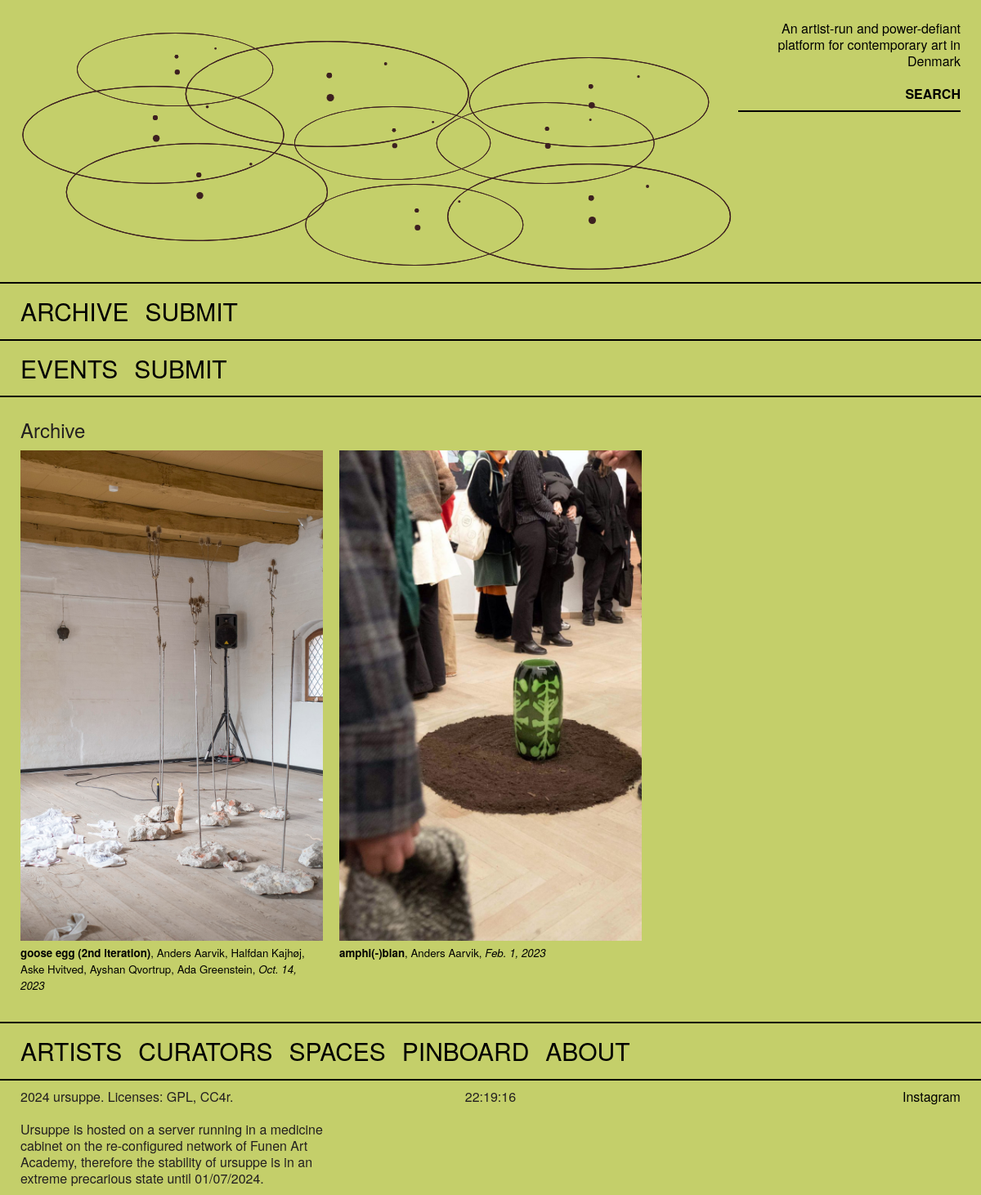
Page /archive/ on the committed database.
### ps_submission/models.py (models this page shows, shortened)
class ExhibitionSubmission(models.Model):
    project_title = models.CharField(
        max_length=255, verbose_name="Title", help_text="Required *", blank=False
    )
    subtitle = models.CharField(
        max_length=255, verbose_name="Subtitle", blank=True
    )
    event_type = models.CharField(
        verbose_name="Type",
        help_text="Required *",
        choices=[("Exhibition", "Exhibition"), ("Performance", "Performance"), ("Screening", "Screening"), ("Other", "Other")],
        default="Exhibition",
        max_length=500,
    )
    artists = models.CharField(
        max_length=255, verbose_name="Artist(s)", help_text="Required *", blank=False
    )
    curators = models.CharField(
        max_length=255, verbose_name="Curator(s)", help_text="Required *", blank=False
    )
    location = models.CharField(
        max_length=255, verbose_name="Location", help_text="Required *", blank=False
    )
    link_to_location = models.URLField(verbose_name="Link to Location", blank=True)
    exhibition_opening = models.DateField(
        verbose_name="Exhibition Opening", help_text="e.g., 14/10/2023<br/>Required *", blank=False
    )
    exhibition_end = models.DateField(
        verbose_name="Exhibition End", help_text="e.g., 16/10/2023<br/>Required *", blank=False
    )
    description = models.TextField(
        verbose_name="Text", help_text="Required *", blank=False
    )
    text_author = models.CharField(
        max_length=255, verbose_name="Text Author", help_text="Required *", blank=False
    )
    photographer = models.CharField(
        max_length=255, verbose_name="Photographer", help_text="Required *", blank=False
    )
    link_to_video = models.URLField(verbose_name="Link to Video", blank=True)
    social_media_info = models.TextField(verbose_name="Social Media Info", blank=True)
    email = models.EmailField(
        verbose_name="E-mail",
        help_text="Required *",
        validators=[EmailValidator(message="Enter a valid email address.")],
        blank=False,
    )
    consent_to_collect_info = models.BooleanField(
        verbose_name="Do you consent to having collected the submitted names, information, and e-mail?",
        help_text="Required *",
        choices=[(True, "Yes"), (False, "No")],
    )
    published = models.BooleanField(default=False, help_text='Check this box to publish')
    highlight = models.BooleanField(default=False, help_text='Check this box to highlight')
    slug = models.SlugField(max_length=255, unique=False, blank=True)

class ExhibitionImages(models.Model):
    exhibition = models.ForeignKey(
        ExhibitionSubmission, on_delete=models.CASCADE, related_name="images"
    )
    image = models.ImageField(
        upload_to=get_image_filename,
        verbose_name="Exhibition Image",
        validators=[validate_image_size, validate_image_extension]
    )
    caption = models.CharField(max_length=255, verbose_name='Image Caption', help_text='Caption for the image', blank=False)

### ps_submission/views.py (the view)
# urls.py: path('', exhibition_list, name='exhibition_list'),
def exhibition_list(request):
    submissions = ExhibitionSubmission.objects.filter(published=True)
    return render(request, 'submission_list.html', {'submissions': submissions})

### ps_submission/templates/submission_list.html (shortened to what this page needs)
{% extends "base.html" %}
{% load static %}
{% block content %}
<div class="col-12">
    <h3>Archive</h3>
</div>
{% for submission in submissions %}
<div class="col-4">
<a href="{% url 'exhibition_submission_detail' submission_id=submission.id submission_project_title=submission.slug %}">
    <div class="image-container-list">
        <img class="submission-image-list" src="{{ submission.images.all.0.image.url }}" alt="{{ submission.images.all.0.image.caption }}">
    </div>
    <small>
        <b>{{ submission.project_title }}</b>, {{ submission.artists }}, <i>{{ submission.exhibition_opening }}</i>
    </small>
</a>
</div>
{% endfor %}
{% endblock content %}

### primordialsoup/static/css/chota.css (style rules this page uses)
:root { --bg-color:#fff;--bg-secondary-color:#f3f3f6;--color-primary:#14854f;--color-lightGrey:#d2d6dd;--color-grey:#747681;--color-darkGrey:#3f4144;--color-error:#d43939;--color-success:#28bd14;--grid-maxWidth:120rem;--grid-gutter:2rem;--font-size:1.6rem;--font-color:#333;--font-family-sans:-apple-system,"BlinkMacSystemFont","Avenir","Avenir Next","Segoe UI","Roboto","Oxygen","Ubuntu","Cantarell","Fira Sans","Droid Sans","Helvetica Neue",sans-serif;--font-family-mono:monaco,"Consolas","Lucida Console",monospace }
html { -webkit-text-size-adjust:100%;-moz-text-size-adjust:100%;-ms-text-size-adjust:100%;text-size-adjust:100%;-webkit-box-sizing:border-box;box-sizing:border-box;font-size:62.5%;line-height:1.15 }
*,:after,:before { -webkit-box-sizing:inherit;box-sizing:inherit }
body { background-color:var(--bg-color);color:var(--font-color);font-family:Segoe UI,Helvetica Neue,sans-serif;font-family:var(--font-family-sans);font-size:var(--font-size);line-height:1.6;margin:0;padding:0 }
h1,h2,h3,h4,h5,h6 { font-weight:500;margin:.35em 0 .7em }
h3 { font-size:1.5em }
a { color:var(--color-primary);text-decoration:none }
img { max-width:100% }
.col,[class*=" col-"],[class^=col-] { margin:0 calc(var(--grid-gutter)/2) calc(var(--grid-gutter)/2) }
.col-3,.col-4 { -webkit-box-flex:0 }
.col-4 { -ms-flex:0 0 calc(33.33333% - var(--grid-gutter));flex:0 0 calc(33.33333% - var(--grid-gutter));max-width:calc(33.33333% - var(--grid-gutter)) }
.col-11,.col-12 { -webkit-box-flex:0 }
.col-12 { -ms-flex:0 0 calc(100% - var(--grid-gutter));flex:0 0 calc(100% - var(--grid-gutter));max-width:calc(100% - var(--grid-gutter)) }
::placeholder { color:#bdbfc4 }

### primordialsoup/static/css/primordialsoup.css (style rules this page uses)
:root { --bg-color: #c4cf6a; --bg-secondary-color: #f3f3f6; --color-primary: black; --color-secondary: green; --color-lightGrey: black; --color-grey: #747681; --color-darkGrey: #3f4144; --color-error: #d43939; --color-success: #000; --grid-maxWidth: 120rem; --grid-gutter: 2rem; --font-size: 1.6rem; --font-color: #333333; --font-family-sans: sans-serif; --font-family-mono: monaco, "Consolas", "Lucida Console", monospace; }
html { box-sizing: border-box; }
body { width: 100%; min-height: 100vh; margin: 0 0; padding: 0 0; color: #231f20; font-family: 'Helvetica Neue', 'Segoe UI', Arial, sans-serif; line-height: 1.25; }
*, *:before, *:after { box-sizing: inherit; }
h1, h2, h3, h4, h5, p, ul { padding: 0; margin: 0; font-weight: 400; }
a { color: #000; }
img.submission-image-list { width: 100%; height: 60rem; object-fit: cover; object-position: center center; }

### rows in the picture
ExhibitionSubmission: images.all.0.image (picture), project_title "goose egg (2nd iteration)", artists "Anders Aarvik, Halfdan Kajhøj, Aske Hvitved, Ayshan Qvortrup, Ada Greenstein", exhibition_opening "Oct. 14, 2023"
ExhibitionSubmission: images.all.0.image (picture), project_title "amphi(-)bian", artists "Anders Aarvik", exhibition_opening "Feb. 1, 2023"
